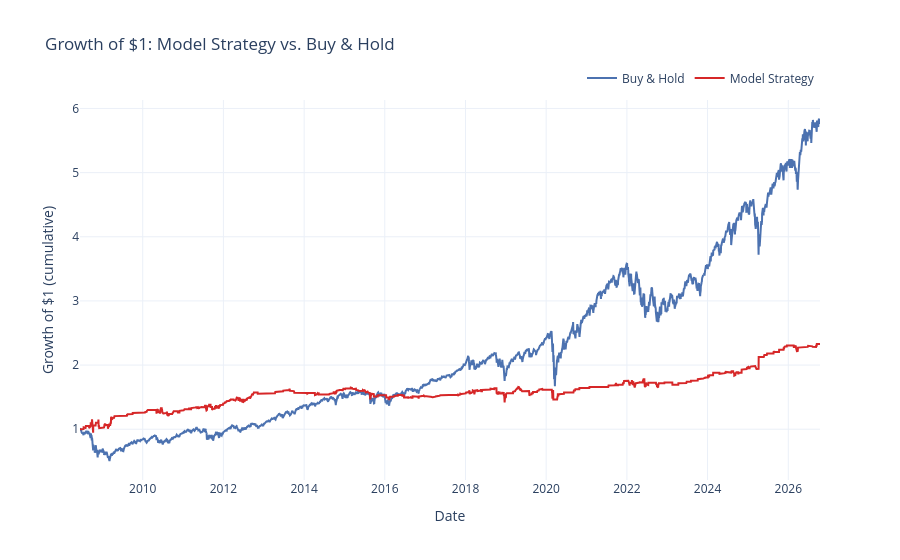

Source (notebook cell):
### Markdown cell above
## Does This Actually Make Money? A Simple Trading Strategy Backtest
Precision alone does not show whether a model is useful for trading. To test that directly, a simple strategy is simulated: **be invested in the S&P 500 only on days the model predicts "up" with high confidence, and hold cash otherwise.** It is compared with plain **buy-and-hold** over the same period.

*This is a simplified simulation. It ignores transaction costs, taxes and slippage, so real-world returns would be lower than shown.*

### Code cell
strategy_df = sp500.loc[predictions.index].copy()
strategy_df["Daily_Return"] = strategy_df["Close"].pct_change().shift(-1)   # next day's return, aligned to today's signal
strategy_df["Signal"] = predictions["Predictions"]

# Earn the next day's return only when the model signals "up"; otherwise sit in cash
strategy_df["Strategy_Return"] = strategy_df["Daily_Return"] * strategy_df["Signal"]

strategy_df["Strategy_Growth"] = (1 + strategy_df["Strategy_Return"].fillna(0)).cumprod()
strategy_df["BuyHold_Growth"] = (1 + strategy_df["Daily_Return"].fillna(0)).cumprod()

fig = go.Figure()
fig.add_trace(go.Scatter(x=strategy_df.index, y=strategy_df["BuyHold_Growth"],
                         mode="lines", name="Buy & Hold", line=dict(color="#4C72B0", width=2)))
fig.add_trace(go.Scatter(x=strategy_df.index, y=strategy_df["Strategy_Growth"],
                         mode="lines", name="Model Strategy", line=dict(color="#d62728", width=2)))
fig.update_layout(
    title=dict(text="Growth of $1: Model Strategy vs. Buy & Hold", font=dict(size=17)),
    xaxis_title="Date", yaxis_title="Growth of $1 (cumulative)",
    template="plotly_white",
    legend=dict(orientation="h", yanchor="bottom", y=1.02, xanchor="right", x=1)
)
fig.show()

final_strategy = strategy_df["Strategy_Growth"].iloc[-1]
final_buyhold = strategy_df["BuyHold_Growth"].iloc[-1]
print(f"Final growth of $1 - Model Strategy: {final_strategy:.2f}x   |   Buy & Hold: {final_buyhold:.2f}x")

### Figure 1 — Plotly figure (JSON) as saved in the notebook; plotly's stock layout.template omitted (floating-point values rounded to 4 significant figures; data arrays with more than 128 entries replaced by an {"elided": "..."} marker saying what was removed)
{"data": [{"line": {"color": "#4C72B0", "width": 2}, "mode": "lines", "name": "Buy & Hold", "type": "scatter", "x": {"elided": "4615 str values"}, "y": {"elided": "4615 float values"}}, {"line": {"color": "#d62728", "width": 2}, "mode": "lines", "name": "Model Strategy", "type": "scatter", "x": {"elided": "4615 str values"}, "y": {"elided": "4615 float values"}}], "layout": {"legend": {"orientation": "h", "x": 1, "xanchor": "right", "y": 1.02, "yanchor": "bottom"}, "title": {"font": {"size": 17}, "text": "Growth of $1: Model Strategy vs. Buy & Hold"}, "xaxis": {"title": {"text": "Date"}}, "yaxis": {"title": {"text": "Growth of $1 (cumulative)"}}}}
